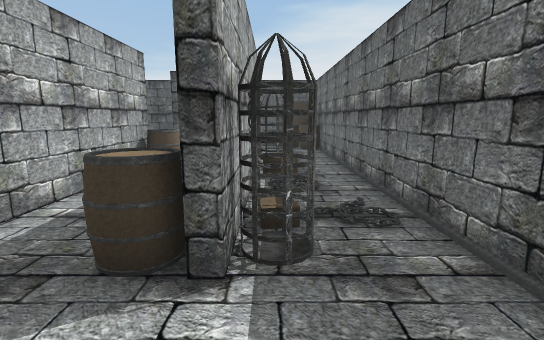
view 1 (above)

24 first-person views from a walk through a Unity game level. The camera is 1.5 m above the floor, tilts 10° down and sees 85° across. The floor is counted in squares, 1.18 m on a side. Each view is taken from the middle of a square. On the plan, view 1 faces up. The plan holds only what a view shows up to about 13 squares ahead; the rest is blank. The place goes on beyond the plan. The player is left out. Some animated figures are not drawn.

view 2
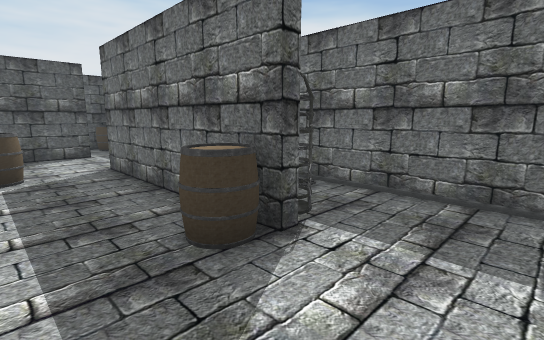

view 3
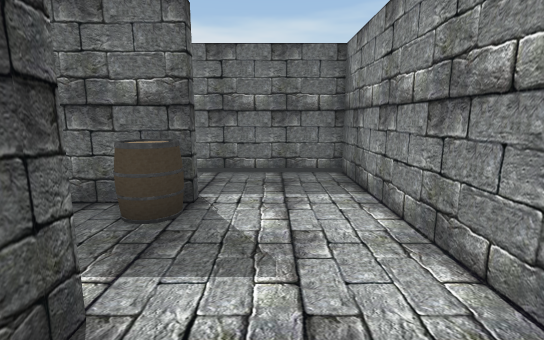

view 4
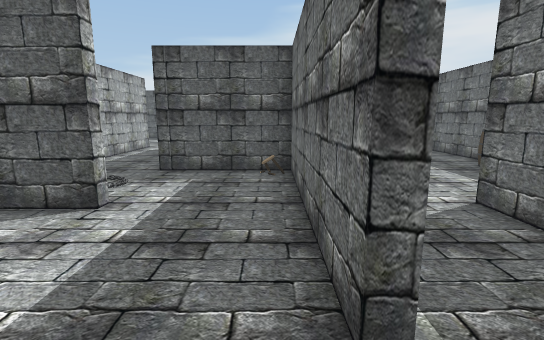

view 5
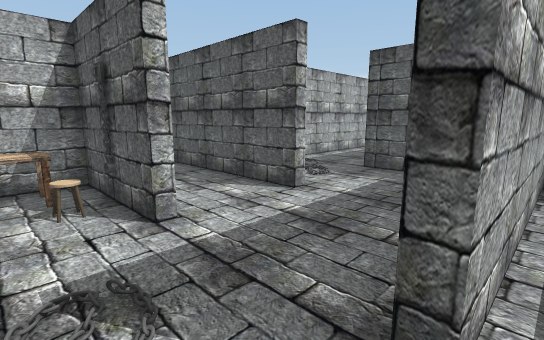

view 6
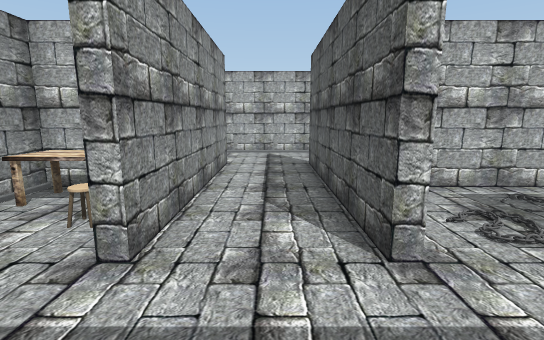

view 7
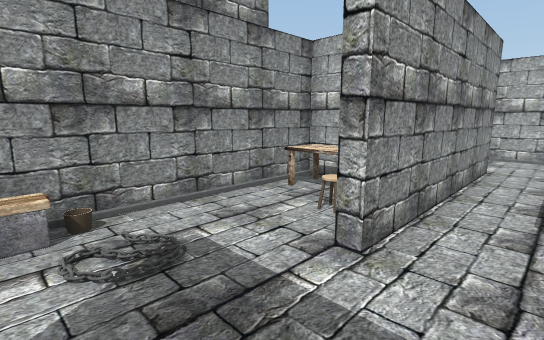

view 8
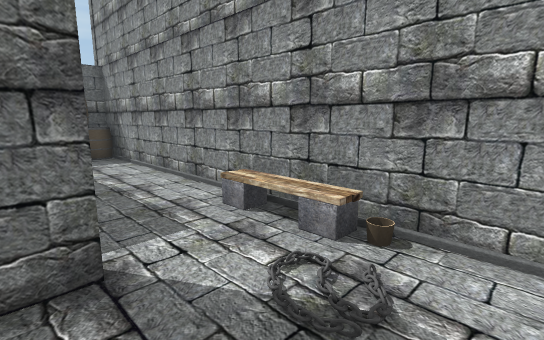

view 9
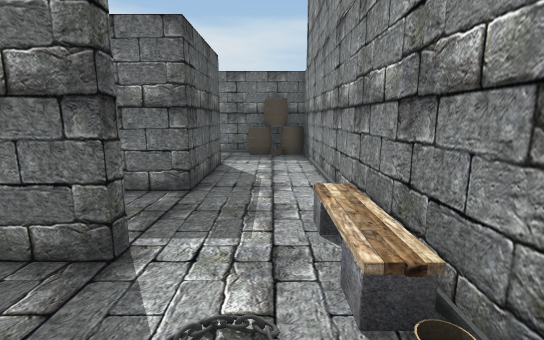

view 10
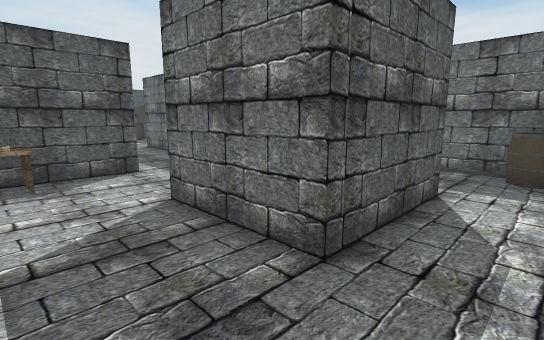

view 11
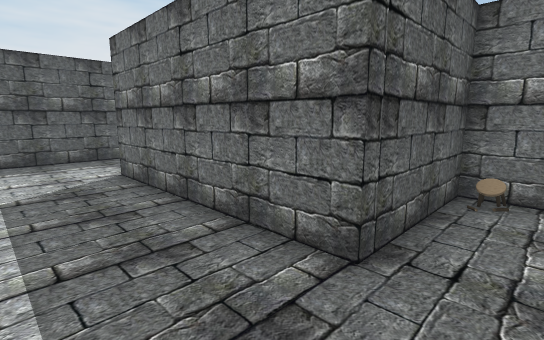

view 12
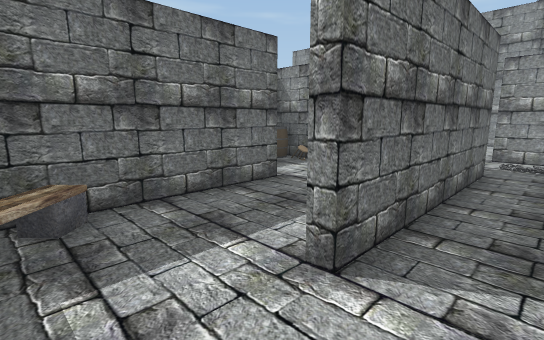

view 13
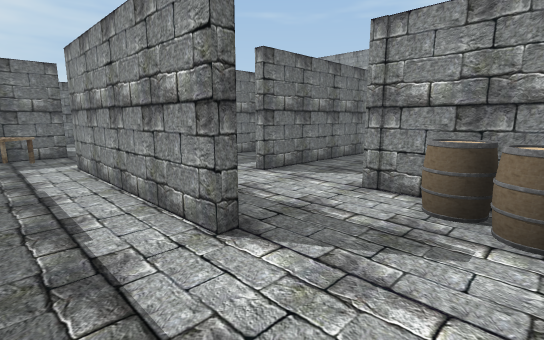

view 14
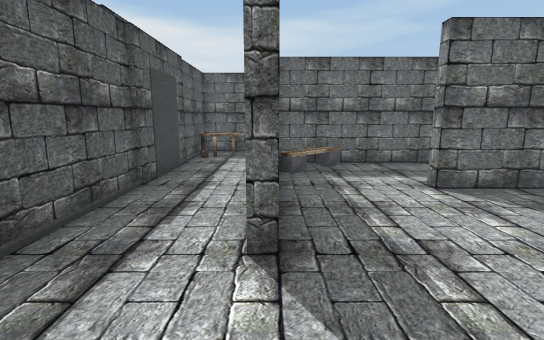

view 15
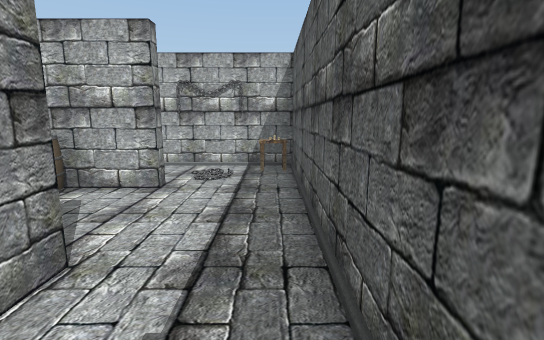

view 16
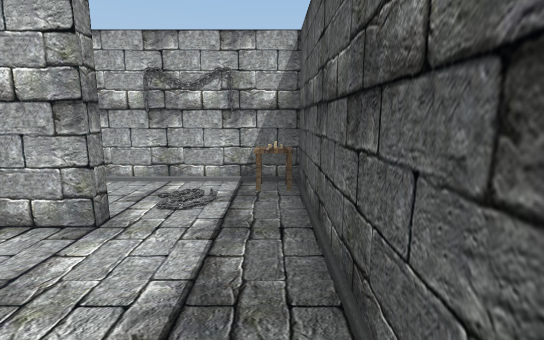

view 17
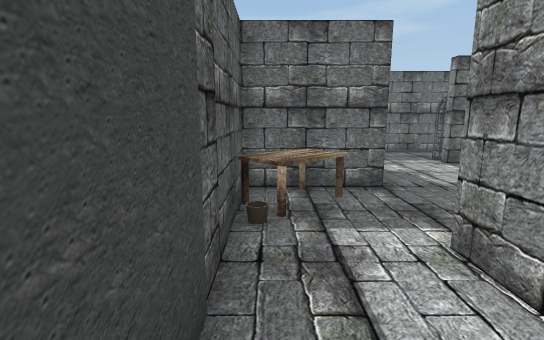

view 18
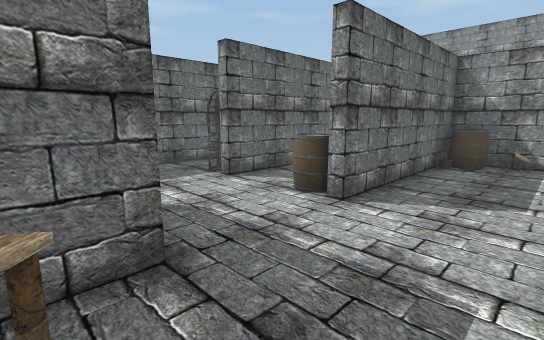

view 19
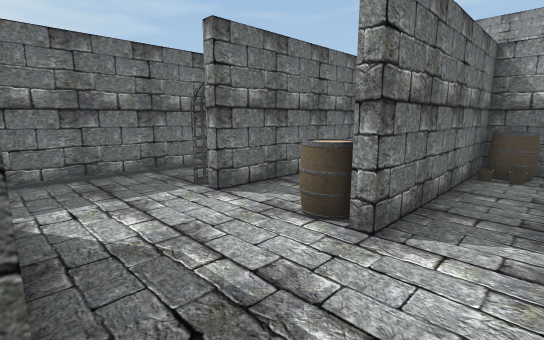

view 20
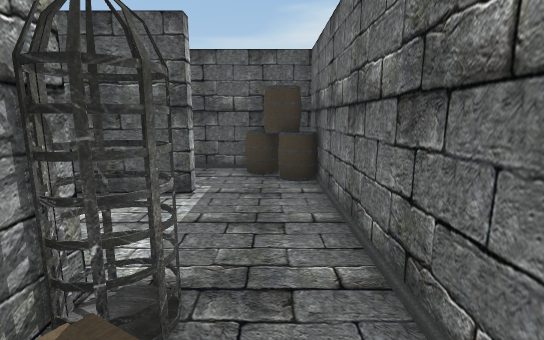

view 21
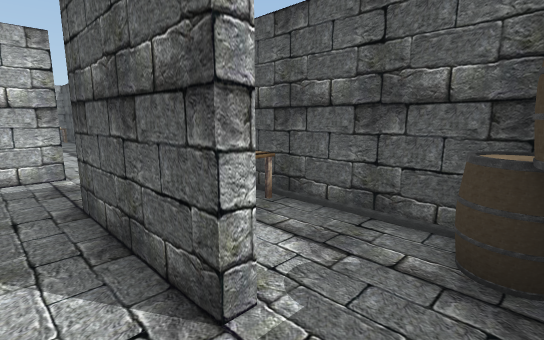

view 22
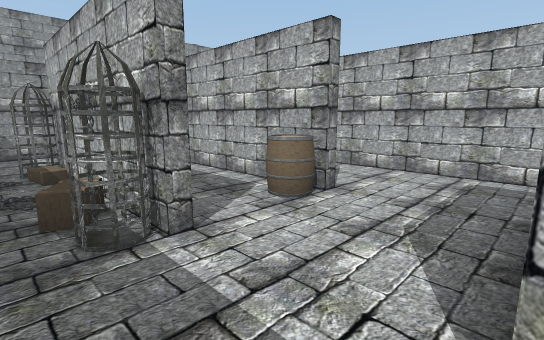

view 23
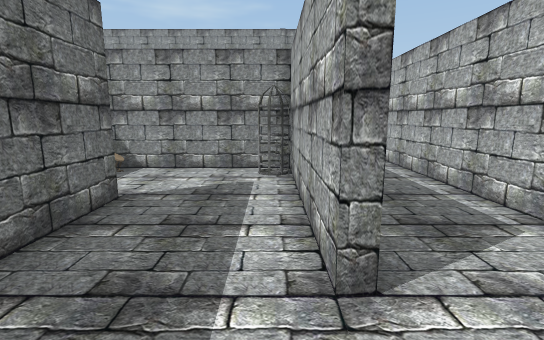

view 24
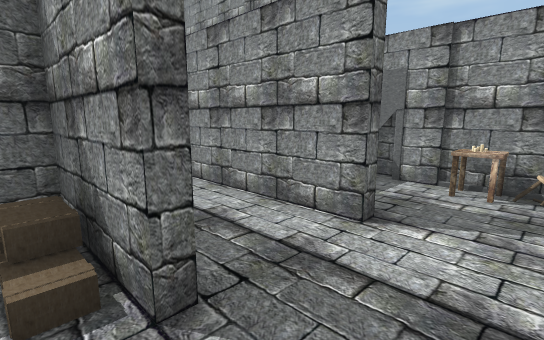

### Floor plan
Points are (right, up) in squares from view 1. A wall is a line through its corners. A room is listed if a view was taken in it or the views show most of it. See-through windows are left out.
Room 1 (views 1, 2)
walls: (-0.7, 3.4) (-0.7, 8.1); (-0.4, 4.4) (-0.4, 3.4); (-3.4, -0.7) (2, -0.7) (2, 4.5); (-3.3, 7.6) (-3.3, 3.5)
ways out: opening at (-4, 0.5) to room 2; opening at (1, 4) to room 4; opening at (-2, 8) to room 7
objects: barrel (-1, 2) to (-1, 3); cage (0, 3)
Room 2 (views 3, 4, 5, 6, 7, 8, 9, 10, 11)
walls: (-9.4, -1) (-15.4, -1); (-10.6, -0.7) (-9.4, -0.7); (-6.2, 1.4) (-6.2, -3.6) (-6.5, -3.6) (-6.5, 2.2) (-9.8, 2.2) (-9.8, 8); (-12.4, -3.6) (-12.4, -4.5); (-11.4, -6.2) (2, -6.2) (2, -2.8); (-3.2, 2.2) (-5.6, 2.2); (-15.4, -3.3) (-11.4, -3.3); (-0.6, -3.6) (-3.9, -3.6) (-3.9, -0.6); (-18, -1.4) (-18, -3.8); (-12.4, 8) (-12.4, 0.9)
ways out: opening at (-4, 0.5) to room 1; opening at (-11.5, 8) to room 3; opening at (-16.5, -1) to room 6; opening at (-16.5, -4); opening at (0.5, -4)
objects: table (-12, -5) to (-11, -4); stool (-10, -4); other object (-6, -6); barrel (1, -6); barrel (1, -5)
Room 3 (views 12, 13, 14, 15, 16, 17, 18, 19, 22)
walls: (-8.8, 10.9) (-11.6, 10.9); (-12.5, 11.2) (-6.2, 11.2); (-9.8, 8) (-9.5, 8); (-3.6, 10.9) (-3.6, 11.6); (-3.5, 13.5) (-18, 13.5) (-18, 12.5); (-15.3, 11) (-15.3, 9.7); (-14.9, 8) (-12.4, 8); (2, 10.5) (2, 13.5) (-3, 13.5)
ways out: opening at (-11.5, 8) to room 2; opening at (0.5, 11) to room 4; opening at (-10, 9.5) to room 5; opening at (-17, 10) to room 6; opening at (-4.5, 11) to room 7
objects: table (-17, 13); other object (-16, 13); barrel (-15, 9); barrel (-14, 9); table (-5, 12) to (-4, 13); table (-3, 12) to (-2, 13); barrel (1, 12); barrel (1, 13); barrel (2, 12)
Room 4 (views 20, 21)
walls: (-0.4, 7.4) (-0.4, 4.4); (2, 4.5) (2, 10.5)
ways out: opening at (1, 4) to room 1; opening at (0.5, 11) to room 3; opening at (-1, 9.5) to room 7
objects: other object (0, 5); cage (0, 8)
Room 5 (view 23)
walls: (-6.5, 5.4) (-6.5, 10.9); (-6.2, 7.5) (-6.2, 6.2); (-9.5, 8) (-9.5, 2.5) (-3.6, 2.5) (-3.6, 7.9)
ways out: opening at (-10, 9.5) to room 3; opening at (-5, 6.5) to room 7
objects: cage (-9, 3); other object (-8, 9) to (-7, 10); table (-6, 2); other object (-6, 3); barrel (-4, 3)
Room 6 (view 24)
walls: (-15.4, -0.7) (-12.7, -0.7) (-12.7, 0); (-18, -0.5) (-18, -1.4); (-18, 10.6) (-18, 9.5)
ways out: opening at (-16.5, -1) to room 2; opening at (-17, 10) to room 3
objects: crate (-14, 0)
Room 7 (no view inside)
walls: (-0.2, 10.9) (-3.6, 10.9); (-6.2, 11.2) (-6.2, 7.5)
ways out: opening at (-2, 8) to room 1; opening at (-4.5, 11) to room 3; opening at (-1, 9.5) to room 4; opening at (-5, 6.5) to room 5
objects: barrel (-3, 8)

Where each view was taken, in squares from view 1:
view 1: 0 up, 0 right, facing up
view 2: 0 up, 3 left, facing up-right
view 3: 1 up, 5 left, facing right
view 4: 5 down, 7 left, facing up
view 5: 5 down, 6 left, facing up-left
view 6: 2 down, 7 left, facing left
view 7: 2 down, 7 left, facing down-left
view 8: 3 down, 9 left, facing down-right
view 9: 5 down, 9 left, facing right
view 10: 5 down, 6 left, facing up-right
view 11: 1 up, 12 left, facing up-right
view 12: 10 up, 11 left, facing down-right
view 13: 13 up, 15 left, facing down-right
view 14: 11 up, 15 left, facing right
view 15: 13 up, 10 left, facing left
view 16: 13 up, 12 left, facing left
view 17: 13 up, 9 left, facing right
view 18: 12 up, 6 left, facing down-right
view 19: 11 up, 5 left, facing down-right
view 20: 6 up, 1 right, facing up
view 21: 10 up, 1 right, facing up-left
view 22: 11 up, 1 right, facing down-left
view 23: 10 up, 9 left, facing down
view 24: 0 up, 17 left, facing down-right
